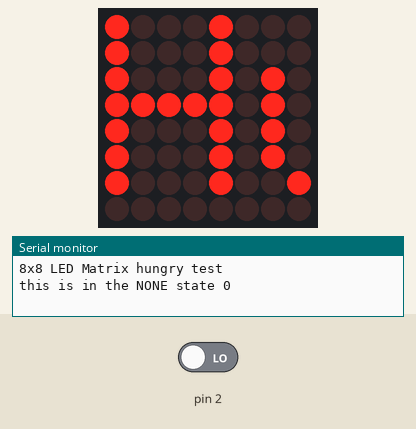
This sketch was run on a simulated Arduino Uno, built with avr-gcc and run on an emulated ATmega328P. Parts: 8×8 LED matrix, the last lines printed to the serial monitor. The test bench sets the inputs (shaded band); at power-on: pin 2 LOW.

Above: at 0.3 s.
At 1.12 s:
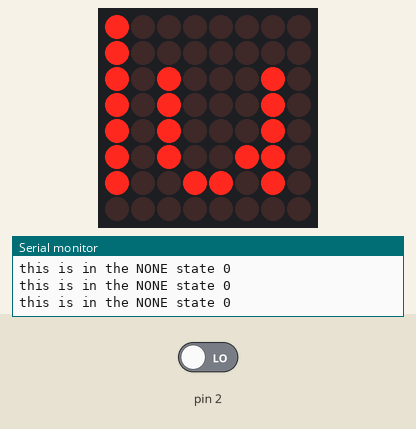
At 2.14 s:
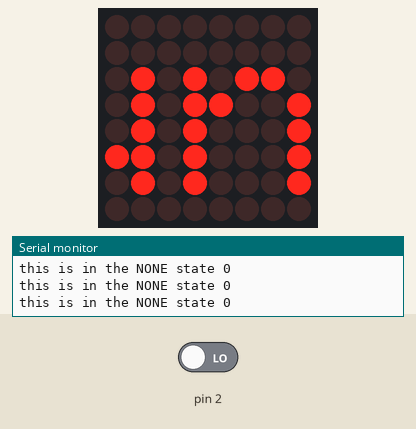
At 4.17 s:
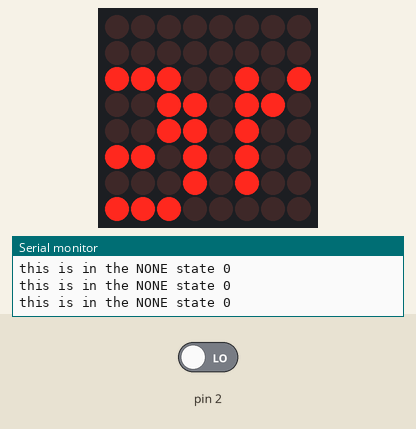
At 6.01 s:
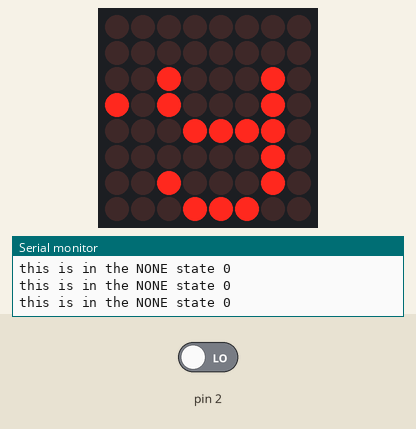
At 8.04 s:
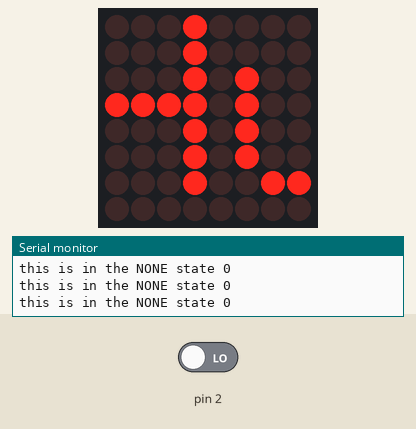

Measured:
- by itself, everything shown: repeats every 7.5 s, in 36 steps

The sketch:

hungryBot.ino
```cpp
#include <Adafruit_LEDBackpack.h>
#include <Adafruit_GFX.h>
#include <Wire.h>

#define MATRIX_SIZE 8
#define NONE 0
#define RED 1
#define GREEN 2
#define BLUE 3
#define DELAY_COUNT 2

int s0 = 3;           //Output frequency scaling selection inputs
int s1 = 4;           //Output frequency scaling selection inputs
int s2 = 5;           //Photodiode type selection inputs
int s3 = 6;           //Photodiode type selection inputs
int out = 2;          //Output frequency
int flag = 0;
int counter = 0;

int countR = 0;
int countG = 0;
int countB = 0;

int state;
int prevState;
int count;
int value;

Adafruit_8x8matrix matrix = Adafruit_8x8matrix();


void setup() {
     Serial.begin(115200);

     Serial.println("8x8 LED Matrix hungry test");

     matrix.begin(0x70);       //pass in the address

     pinMode(s0,OUTPUT);
     pinMode(s1,OUTPUT);
     pinMode(s2,OUTPUT);
     pinMode(s3,OUTPUT);

    state = NONE;
    count = 0;
    matrix.setRotation(0);
}

void TCS() {
     flag=0;
     digitalWrite(s1,HIGH);
     digitalWrite(s0,LOW);
     //digitalWrite(s1,HIGH);
     //digitalWrite(s0,HIGH);
     //digitalWrite(s2,LOW);
     //digitalWrite(s3,LOW);
     attachInterrupt(0, ISR_INTO, CHANGE);
     timer2_init();
}

void ISR_INTO()
 {
   counter++;
 }

 void timer2_init(void)
 {
    TCCR2A=0x00;
    TCCR2B=0x07;   //the clock frequency source 1024 points
    TCNT2= 100;    //10 ms overflow again
    TIMSK2 = 0x01; //allow interrupt
 }

 ISR(TIMER2_OVF_vect)//the timer 2, 10ms interrupt overflow again. Internal overflow interrupt executive function
{
    TCNT2=100;
    flag++;
    if(flag==1)  {                      // flag가 1이면
        counter = 0;
    }  else if(flag==2)  {              // flag가 2이면
        countR=counter/1.051;
        //Serial.print("red=");
        //Serial.println(countR,DEC);
        digitalWrite(s2,HIGH);
        digitalWrite(s3,HIGH);
    }   else if(flag==3)  {             // flag가 3이면
        countG=counter/1.0157;
        //Serial.print("green=");
        //Serial.println(countG,DEC);
        digitalWrite(s2,LOW);
        digitalWrite(s3,HIGH);
    }   else if(flag == 4)  {           // flag가 4이면
        countB=counter/1.114;
        //Serial.print("blue=");
        //Serial.println(countB,DEC);
        //Serial.println("\n");
        digitalWrite(s2,LOW);
        digitalWrite(s3,LOW);

    }   else {
        flag = 0;
        //TIMSK2 = 0x00;
    }
    counter = 0;
}

//input red
static const uint8_t PROGMEM
    heart[][MATRIX_SIZE] =
    {
        {
            B00000000,
            B01100110,
            B11111111,
            B11111111,
            B01111110,
            B00111100,
            B00011000,
            B00000000 }
          ,
        {
            B00000000,
            B00100100,
            B01111110,
            B01111110,
            B00111100,
            B00011000,
            B00000000,
            B00000000 }
    };

//input green
static const uint8_t PROGMEM
    monster[][MATRIX_SIZE] =
    {
        {
            B00000000,
            B00000000,
            B00000000,
            B00000001,
            B00000001,
            B00000001,
            B00000001,
            B00000001}
          ,
        {
            B00000000,
            B00000001,
            B00000001,
            B00000011,
            B00000010,
            B00000011,
            B00000010,
            B00000010}
          ,
        {
            B00000001,
            B00000010,
            B00000011,
            B00000111,
            B00000101,
            B00000111,
            B00000101,
            B00000101}
          ,
        {
            B00000100,
            B00000100,
            B00000111,
            B00001111,
            B00001011,
            B00001111,
            B00001010,
            B00001010}
          ,
        {
            B00000100,
            B00001001,
            B00001111,
            B00011111,
            B00010110,
            B00011111,
            B00010101,
            B00010101}
          ,
        {
            B00010010,
            B00010010,
            B00011110,
            B00111111,
            B00101101,
            B00111111,
            B00101010,
            B00101010}
         ,
        {
            B00010010,
            B00100100,
            B00111100,
            B01111110,
            B01011010,
            B01111110,
            B01010100,
            B01010100}
          ,
        {
            B01001000,
            B01001000,
            B01111000,
            B11111100,
            B10110100,
            B11111100,
            B10110100,
            B10110100}
        ,
        {
            B01001000,
            B10010000,
            B11110000,
            B11111000,
            B01101000,
            B11111000,
            B01010000,
            B01010000}
          ,
        {
            B00100000,
            B00100000,
            B11100000,
            B11110000,
            B11010000,
            B11110000,
            B10100000,
            B10100000}
          ,
       {
            B00100000,
            B01000000,
            B11000000,
            B11100000,
            B10100000,
            B11100000,
            B01000000,
            B01000000}
           ,
       {
            B10000000,
            B10000000,
            B10000000,
            B11000000,
            B01000000,
            B11000000,
            B10000000,
            B10000000}
          ,
        {
            B10000000,
            B00000000,
            B00000000,
            B10000000,
            B10000000,
            B10000000,
            B00000000,
            B00000000}
          ,
        {
            B00000000,
            B00000000,
            B00000000,
            B00000000,
            B00000000,
            B00000000,
            B00000000,
            B00000000}
          ,
        {
            B00000000,
            B00000000,
            B00000000,
            B10000000,
            B10000000,
            B10000000,
            B10000000,
            B10000000}
          ,
        {
            B00000000,
            B10000000,
            B10000000,
            B11000000,
            B01000000,
            B11000000,
            B01000000,
            B01000000}
          ,
        {
            B10000000,
            B01000000,
            B11000000,
            B11100000,
            B10100000,
            B11100000,
            B10100000,
            B10100000}
          ,
        {
            B00100000,
            B00100000,
            B11100000,
            B11110000,
            B11010000,
            B11110000,
            B01010000,
            B01010000}
          ,
        {
            B00100000,
            B10010000,
            B11110000,
            B11111000,
            B01101000,
            B11111000,
            B10101000,
            B10101000}
          ,
        {
            B01001000,
            B01001000,
            B01111000,
            B11111100,
            B10110100,
            B11111100,
            B01010100,
            B01010100}
          ,
        {
            B01001000,
            B00100100,
            B00111100,
            B01111110,
            B01011010,
            B01111110,
            B00101010,
            B00101010}
    };

//input blue
static const uint8_t PROGMEM
    soso[][MATRIX_SIZE] =
    {
        {
            B00111100,
            B01111110,
            B11111111,
            B11011011,
            B11111111,
            B11000011,
            B01111110,
            B00111100
         } ,
        {
            B00111100,
            B01111110,
            B11111111,
            B10110111,
            B11111111,
            B10000111,
            B01111110,
            B00111100
         } ,
        {
            B00111100,
            B01111110,
            B11111111,
            B11011011,
            B11111111,
            B11000011,
            B01111110,
            B00111100
         } ,
        {
            B00111100,
            B01111110,
            B11111111,
            B11101101,
            B11111111,
            B11100001,
            B01111110,
            B00111100
         } ,
    };


void loop() {

    delay(100);
    TCS();

    value = max(countR,max(countG,countB));

    if(value<6) {
        state = NONE;
    } else if(value==countR) {  //red
        state = RED;
    } else if(value==countG) {  //green
        state = GREEN;
    } else {                    //blue
        state = BLUE;
    }

    if(prevState==state) {
        count++;
    } else {
        count=0;
    }
    //initialize matrix
    matrix.clear();

    if(state==RED&&count>-1) {
        Serial.print("this is in the heart state ");
        Serial.println(state);
        matrix.drawBitmap(0, 0, heart[count%(sizeof(heart)/MATRIX_SIZE)], MATRIX_SIZE, MATRIX_SIZE, LED_ON);
        delay(100);
    }

    else if(state==GREEN&&count>-1) {
        Serial.print("this is in the monster state ");
        Serial.println(state);
        matrix.drawBitmap(0, 0, monster[count%(sizeof(monster)/MATRIX_SIZE)], MATRIX_SIZE, MATRIX_SIZE, LED_ON);
        delay(100);
    }

    else if(state==BLUE&&count>-1) {
        Serial.print("this is in the soso state ");
        Serial.println(state);
        matrix.drawBitmap(0, 0, soso[count%(sizeof(soso)/MATRIX_SIZE)], MATRIX_SIZE, MATRIX_SIZE, LED_ON);
        delay(100);
    }

    else {
        Serial.print("this is in the NONE state ");
        Serial.println(state);
        matrix.setTextSize(1);
        matrix.setTextWrap(false); //we dont want text to wrap so it scrolls nicely
        matrix.setTextColor(LED_ON);
        matrix.print("Hungry");
        matrix.setCursor(-(count%37),0);
        delay(100);
    }
    prevState=state;

    //draw
    matrix.writeDisplay();

    matrix.setRotation(0);
}
```
